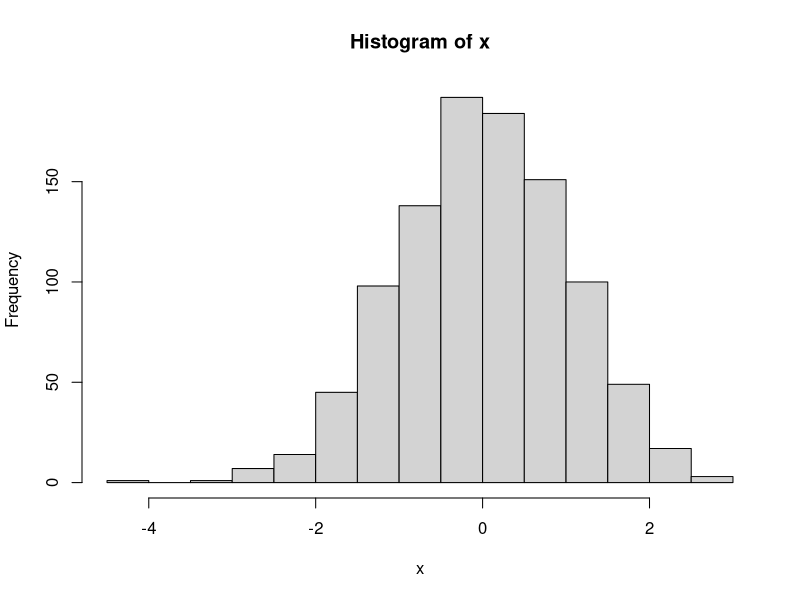

The R source for this figure: (Note: this script raises an error after producing the figure.)
# BIOS 431 Emerging Infectious Diseases Lab 1 ----
# Justin Kim
# 08/20/2024

## Basic Computations and Commands ----

5+15
100 - 25/5^2
5*10
100^0.5

## Functions ----



exp(1)^2 # Can also input as exp(2)
sqrt(5)
log(50)
cos(0.5)


## Function Names ----

# What Function performs a t-test in R?
# t.test()

# What function performs a linear model in R?
# lm()

## deSolve ----

# Commented out the install.packages so that the command isn't executed every 
# ... time the document is Run in full

# install.packages("deSolve")
library(deSolve)

## How to use a known function ----

?mean
??mean

## Functions (cont.) ----
# Some functions require more than one argument

seq(from = 1, to = 10, by = 1)


## Assigning Variables ----

d <- 1:12; d

## Matrices ----


## Random Number Generation (1 Point) ----

x <- rnorm(1000, mean = 0, sd = 1)
x

## Visualizing, analyzing, and exporting data (4 points) ----

### 1 ----
# The histogram of x displays a relatively uniform bell-shaped curve
hist(x)

### 2 ----

y_true <- (2*x) + 10

### 3 ----

y_obs <- rnorm(1000, mean = y_true, sd = 2)

### 4 ----
# library(ggplot2)

severity <- data.frame(x, y_obs)

severity_plot <- ggplot(severity, aes(x = x, y = y_obs)) + 
  geom_point() +
  xlab("Trait") +
  ylab("Disease Severity")

severity_plot

### 5 ----

severity_plot_lr <- severity_plot + geom_smooth(method = "lm", formula = y ~ x)
model_1 <- lm(y_obs ~ x)
summary(model_1)

# The summary yields an estimate for the relationship as y_obs = 2.036x + 9.951
# ... , which is pretty similar to the perfect model of 2x + 10.Furthermore, the
# ... standard error for these coefficients are around 0.06, while the p-values
# ... are highly significant. Thus, this regression correctly estimates the
# ... relationship between the trait and the disease severity.

### 6 ----

# I previously already completed this step, in order to create a scatter plot
# ... using ggplot2, which I named "severity"
disease.data <- data.frame(x, y_obs)
